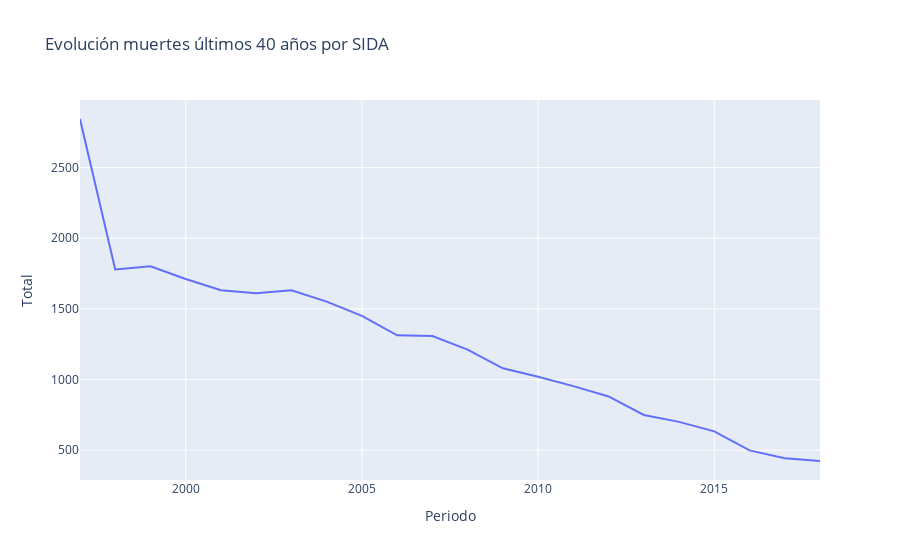

The code cell stored with this chart in its notebook:
### Code cell
fig = px.line(dataset_1997, x="Periodo", y="Total", title='Evolución muertes últimos 40 años por SIDA')
fig.show()

### Figure 1 — Plotly figure (JSON) as saved in the notebook; plotly's stock layout.template omitted (floating-point values rounded to 4 significant figures)
{"data": [{"hovertemplate": "Periodo=%{x}<br>Total=%{y}<extra></extra>", "legendgroup": "", "line": {"color": "#636efa", "dash": "solid"}, "marker": {"symbol": "circle"}, "mode": "lines", "name": "", "orientation": "v", "showlegend": false, "type": "scatter", "x": [2018, 2017, 2016, 2015, 2014, 2013, 2012, 2011, 2010, 2009, 2008, 2007, 2006, 2005, 2004, 2003, 2002, 2001, 2000, 1999, 1998, 1997], "xaxis": "x", "y": [423, 442, 498, 633, 700, 749, 880, 953, 1020, 1079, 1211, 1307, 1313, 1450, 1551, 1632, 1611, 1632, 1711, 1802, 1779, 2844], "yaxis": "y"}], "layout": {"legend": {"tracegroupgap": 0}, "title": {"text": "Evolución muertes últimos 40 años por SIDA"}, "xaxis": {"anchor": "y", "domain": [0, 1], "title": {"text": "Periodo"}}, "yaxis": {"anchor": "x", "domain": [0, 1], "title": {"text": "Total"}}}}
